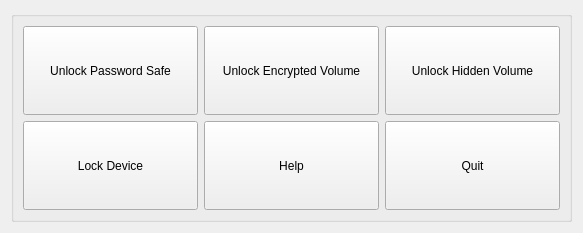
      <widget class="QWidget" name="tab_5">
       <attribute name="title">
        <string>Overview</string>
       </attribute>
       <layout class="QGridLayout" name="gridLayout_6">
        <item row="0" column="0">
         <widget class="QGroupBox" name="groupBox_3">
          <property name="sizePolicy">
           <sizepolicy hsizetype="Fixed" vsizetype="Fixed">
            <horstretch>0</horstretch>
            <verstretch>0</verstretch>
           </sizepolicy>
          </property>
          <property name="minimumSize">
           <size>
            <width>561</width>
            <height>211</height>
           </size>
          </property>
          <property name="title">
           <string/>
          </property>
          <property name="alignment">
           <set>Qt::AlignCenter</set>
          </property>
          <property name="flat">
           <bool>false</bool>
          </property>
          <property name="checkable">
           <bool>false</bool>
          </property>
          <layout class="QGridLayout" name="gridLayout_5">
           <item row="0" column="0">
            <widget class="QPushButton" name="btn_dial_PWS">
             <property name="enabled">
              <bool>true</bool>
             </property>
             <property name="sizePolicy">
              <sizepolicy hsizetype="MinimumExpanding" vsizetype="MinimumExpanding">
               <horstretch>0</horstretch>
               <verstretch>0</verstretch>
              </sizepolicy>
             </property>
             <property name="styleSheet">
              <string notr="true"/>
             </property>
             <property name="text">
              <string>Unlock Password Safe</string>
             </property>
             <property name="icon">
              <iconset resource="../../resources.qrc">
               <normaloff>:/images/new/icon_safe.svg</normaloff>:/images/new/icon_safe.svg</iconset>
             </property>
            </widget>
           </item>
           <item row="0" column="1">
            <widget class="QPushButton" name="btn_dial_EV">
             <property name="sizePolicy">
              <sizepolicy hsizetype="MinimumExpanding" vsizetype="MinimumExpanding">
               <horstretch>0</horstretch>
               <verstretch>0</verstretch>
              </sizepolicy>
             </property>
             <property name="styleSheet">
              <string notr="true">#upLeft { background-color: transparent; border-image: url(:/images/new/icon_safe.svg); background: none; border: none; background-repeat: none; }</string>
             </property>
             <property name="text">
              <string>Unlock Encrypted Volume</string>
             </property>
             <property name="icon">
              <iconset resource="../../resources.qrc">
               <normaloff>:/images/new/icon_harddrive.svg</normaloff>:/images/new/icon_harddrive.svg</iconset>
             </property>
            </widget>
           </item>
           <item row="0" column="2">
            <widget class="QPushButton" name="btn_dial_HV">
             <property name="sizePolicy">
              <sizepolicy hsizetype="MinimumExpanding" vsizetype="MinimumExpanding">
               <horstretch>0</horstretch>
               <verstretch>0</verstretch>
              </sizepolicy>
             </property>
             <property name="styleSheet">
              <string notr="true">#upLeft { background-color: transparent; border-image: url(:/images/new/icon_safe.svg); background: none; border: none; background-repeat: none; }</string>
             </property>
             <property name="text">
              <string>Unlock Hidden Volume</string>
             </property>
             <property name="icon">
              <iconset resource="../../resources.qrc">
               <normaloff>:/images/new/icon_harddrive.svg</normaloff>:/images/new/icon_harddrive.svg</iconset>
             </property>
            </widget>
           </item>
           <item row="1" column="0">
            <widget class="QPushButton" name="btn_dial_lock">
             <property name="sizePolicy">
              <sizepolicy hsizetype="MinimumExpanding" vsizetype="MinimumExpanding">
               <horstretch>0</horstretch>
               <verstretch>0</verstretch>
              </sizepolicy>
             </property>
             <property name="styleSheet">
              <string notr="true">#upLeft { background-color: transparent; border-image: url(:/images/new/icon_safe.svg); background: none; border: none; background-repeat: none; }</string>
             </property>
             <property name="text">
              <string>Lock Device</string>
             </property>
            </widget>
           </item>
           <item row="1" column="1">
            <widget class="QPushButton" name="btn_dial_help">
             <property name="sizePolicy">
              <sizepolicy hsizetype="MinimumExpanding" vsizetype="MinimumExpanding">
               <horstretch>0</horstretch>
               <verstretch>0</verstretch>
              </sizepolicy>
             </property>
             <property name="styleSheet">
              <string notr="true">#upLeft { background-color: transparent; border-image: url(:/images/new/icon_safe.svg); background: none; border: none; background-repeat: none; }</string>
             </property>
             <property name="text">
              <string>Help</string>
             </property>
             <property name="icon">
              <iconset resource="../../resources.qrc">
               <normaloff>:/images/new/icon_fragezeichen.svg</normaloff>:/images/new/icon_fragezeichen.svg</iconset>
             </property>
            </widget>
           </item>
           <item row="1" column="2">
            <widget class="QPushButton" name="btn_dial_quit">
             <property name="sizePolicy">
              <sizepolicy hsizetype="MinimumExpanding" vsizetype="MinimumExpanding">
               <horstretch>0</horstretch>
               <verstretch>0</verstretch>
              </sizepolicy>
             </property>
             <property name="styleSheet">
              <string notr="true">#upLeft { background-color: transparent; border-image: url(:/images/new/icon_safe.svg); background: none; border: none; background-repeat: none; }</string>
             </property>
             <property name="text">
              <string>Quit</string>
             </property>
             <property name="icon">
              <iconset resource="../../resources.qrc">
               <normaloff>:/images/new/icon_quit.svg</normaloff>:/images/new/icon_quit.svg</iconset>
             </property>
            </widget>
           </item>
          </layout>
         </widget>
        </item>
       </layout>
      </widget>
